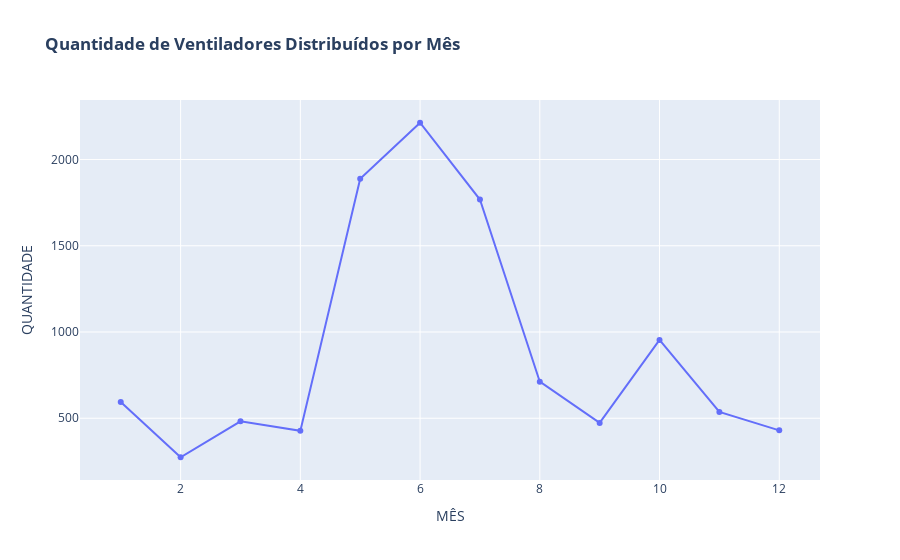

Notebook code for this chart:
### Code cell
fig4 = px.line(df_mth, x="MÊS", y="QUANTIDADE" , title = '<b>Quantidade de Ventiladores Distribuídos por Mês</b>')
fig4.data[0].update(mode='markers+lines')
fig4.show()

### Figure 1 — Plotly figure (JSON) as saved in the notebook; plotly's stock layout.template omitted (floating-point values rounded to 4 significant figures)
{"data": [{"hovertemplate": "MÊS=%{x}<br>QUANTIDADE=%{y}<extra></extra>", "legendgroup": "", "line": {"color": "#636efa", "dash": "solid"}, "mode": "markers+lines", "name": "", "orientation": "v", "showlegend": false, "type": "scatter", "x": [1, 2, 3, 4, 5, 6, 7, 8, 9, 10, 11, 12], "xaxis": "x", "y": [594, 274, 482, 427, 1888, 2213, 1768, 712, 473, 954, 537, 430], "yaxis": "y"}], "layout": {"legend": {"tracegroupgap": 0}, "title": {"text": "<b>Quantidade de Ventiladores Distribuídos por Mês</b>"}, "xaxis": {"anchor": "y", "domain": [0, 1], "title": {"text": "MÊS"}}, "yaxis": {"anchor": "x", "domain": [0, 1], "title": {"text": "QUANTIDADE"}}}}
